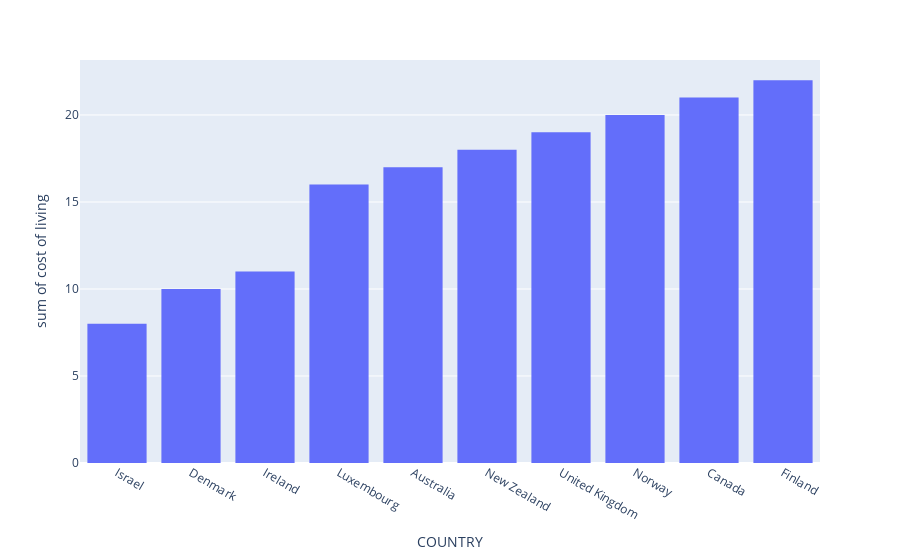

Here is the notebook cell this chart was saved with:
### Code cell
import plotly.express as px
fig = px.histogram(cl, x="COUNTRY", y="cost of living")
fig.show()

### Figure 1 — Plotly figure (JSON) as saved in the notebook; plotly's stock layout.template omitted (floating-point values rounded to 4 significant figures)
{"data": [{"alignmentgroup": "True", "bingroup": "x", "histfunc": "sum", "hovertemplate": "COUNTRY=%{x}<br>sum of cost of living=%{y}<extra></extra>", "legendgroup": "", "marker": {"color": "#636efa", "pattern": {"shape": ""}}, "name": "", "offsetgroup": "", "orientation": "v", "showlegend": false, "type": "histogram", "x": ["Israel", "Denmark", "Ireland", "Luxembourg", "Australia", "New Zealand", "United Kingdom", "Norway", "Canada", "Finland"], "xaxis": "x", "y": [8, 10, 11, 16, 17, 18, 19, 20, 21, 22], "yaxis": "y"}], "layout": {"autosize": true, "barmode": "relative", "legend": {"tracegroupgap": 0}, "margin": {"t": 60}, "xaxis": {"anchor": "y", "autorange": true, "domain": [0, 1], "range": [-0.5, 9.5], "title": {"text": "COUNTRY"}, "type": "category"}, "yaxis": {"anchor": "x", "autorange": true, "domain": [0, 1], "range": [0, 23.16], "title": {"text": "sum of cost of living"}, "type": "linear"}}}
